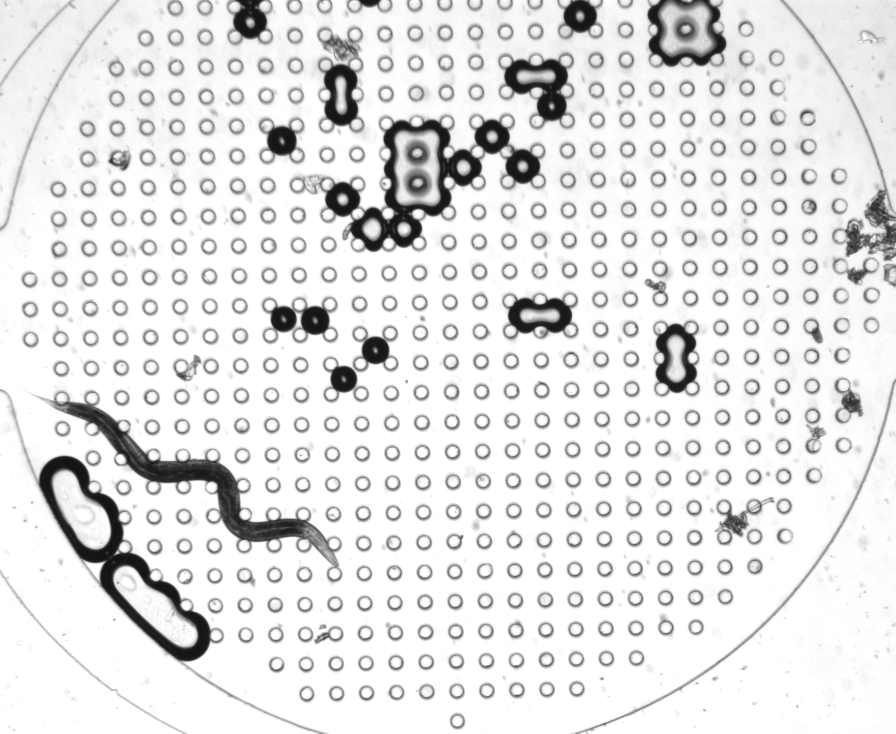
#> input picture temp_image_processing/first_frame.jpg, 2688 x 2200 px (shown at 1/3 size); its folder holds only this picture in this run
$ python -i try8.py   (imports and definitions only)
#> lines starting #> are read from the running program, lines starting #| are printed output that depends on the picture; after the words box and inside, x2 and y2 are one past the last pixel; in counts of white or black regions, pixels touching at a corner belong together
#> further down, picture is the input picture: shape (2200, 2688, 3); min 16, max 255, mean 226.8
import cv2
import numpy as np
import tkinter as tk
from tkinter import filedialog, messagebox
from sklearn.decomposition import PCA
from PIL import Image, ImageTk
from tkinter import Toplevel
from scipy.sparse import csr_matrix
from scipy.sparse.csgraph import shortest_path
from scipy.spatial import KDTree
from scipy.interpolate import CubicSpline
from shapely.geometry import LineString, Polygon
import threading

# Initialize global variables to store rotated centerline, endpoints, and slices
global_rotated_centerline = []
global_rotated_endpoints = ()
global_slices = []

# -------------------- Helper Functions -------------------- #

# [231 lines left out: functions trace_boundary, find_worm_ends, rotate_image_to_align_endpoints, find_centerline, transform_coordinates, not called in this run]

def display_results(title, image, scale=1, parent=None):
    """
    Display an image in a new Tkinter window with optional scaling.

    Parameters:
        title (str): Title for the display window.
        image (numpy.ndarray): Image to display.
        scale (int or float): Scaling factor for the display window.
        parent (Tkinter widget, optional): Parent window for modal behavior.
    """
    if image is None or image.size == 0:
        print("Empty image. Cannot display.")
        return

    # Calculate new dimensions based on the scaling factor
    height, width = image.shape[:2]
    new_dimensions = (int(width * scale), int(height * scale))
    resized_image = cv2.resize(image, new_dimensions, interpolation=cv2.INTER_LINEAR)

    # Convert BGR (OpenCV) to RGB (PIL)
    if len(resized_image.shape) == 3 and resized_image.shape[2] == 3:
        image_rgb = cv2.cvtColor(resized_image, cv2.COLOR_BGR2RGB)
    else:
        image_rgb = resized_image

    pil_image = Image.fromarray(image_rgb)
    tk_image = ImageTk.PhotoImage(pil_image)

    # Create a new top-level window
    window = Toplevel(parent)
    window.title(title)

    # Create a label to hold the image
    label = tk.Label(window, image=tk_image)
    label.image = tk_image  # Keep a reference to prevent garbage collection
    label.pack()

    # Optionally, set the window size to fit the image
    window.geometry(f"{new_dimensions[0]}x{new_dimensions[1]}")

    # Wait for a key press
    cv2.waitKey(1)
    cv2.destroyAllWindows()

# [201 lines left out: functions compute_centerline_spline, compute_tangent_normal_vectors, slice_worm, not called in this run]

# -------------------- Main Functions -------------------- #

def segment_worm(frame, parent=None):
    """
    Segment the worm from the video frame.

    Parameters:
        frame (numpy.ndarray): The video frame.
        parent (Tkinter widget, optional): Parent window for image displays.

    Returns:
        segmented_worm (numpy.ndarray): Image of the segmented worm.
    """
    print("Segmenting worm...")
    # Resize frame for consistency
    frame = cv2.resize(frame, (640, 480))
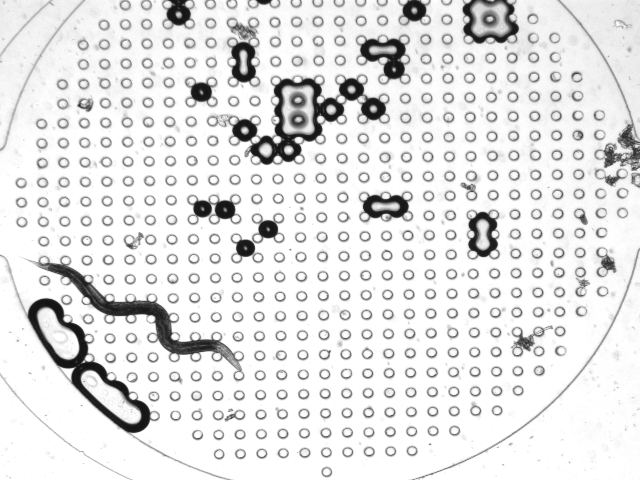
#> frame: shape (480, 640, 3); min 17, max 255, mean 226.8
    display_results("Original Frame", frame, scale=2, parent=parent)

    # Convert to grayscale
    gray = cv2.cvtColor(frame, cv2.COLOR_BGR2GRAY)
    display_results("Grayscale Image", gray, scale=2, parent=parent)

    # Enhance contrast using histogram equalization
    gray_equalized = cv2.equalizeHist(gray)
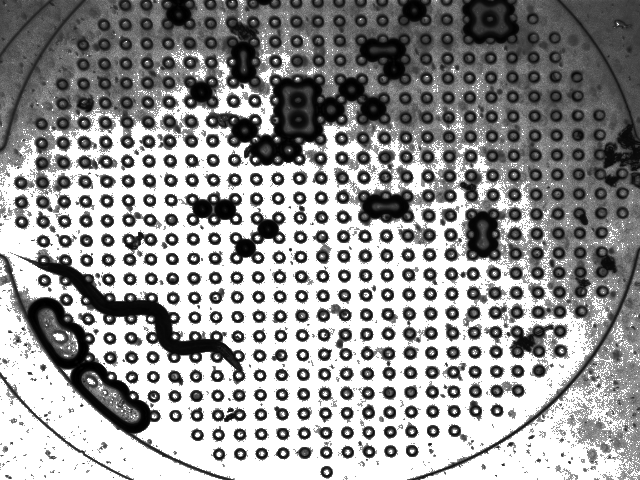
#> gray_equalized: shape (480, 640); min 0, max 255, mean 147.9
    display_results("Contrast Enhanced Image", gray_equalized, scale=2, parent=parent)

    # Apply Gaussian Blur to reduce noise
    blurred = cv2.GaussianBlur(gray_equalized, (5, 5), 0)
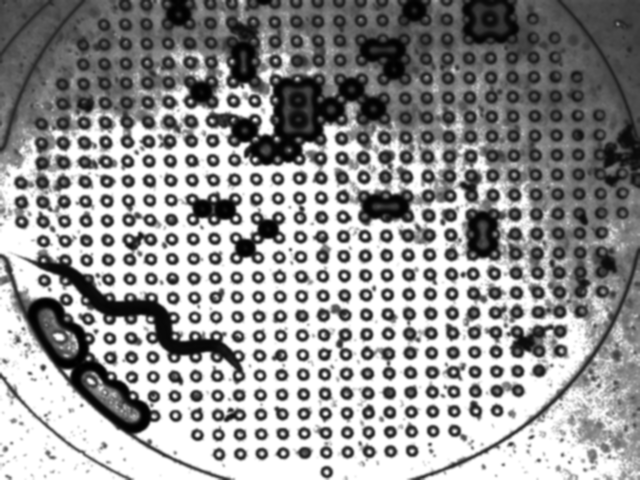
#> blurred: shape (480, 640); min 0, max 255, mean 147.9
    display_results("Blurred Image", blurred, scale=2, parent=parent)

    # Apply adaptive thresholding to create binary image
    block_size = 15  # Must be odd number >=3
    C = 3           # Constant subtracted from the mean
    binary = cv2.adaptiveThreshold(
        blurred, 255, cv2.ADAPTIVE_THRESH_GAUSSIAN_C,
        cv2.THRESH_BINARY_INV, block_size, C)
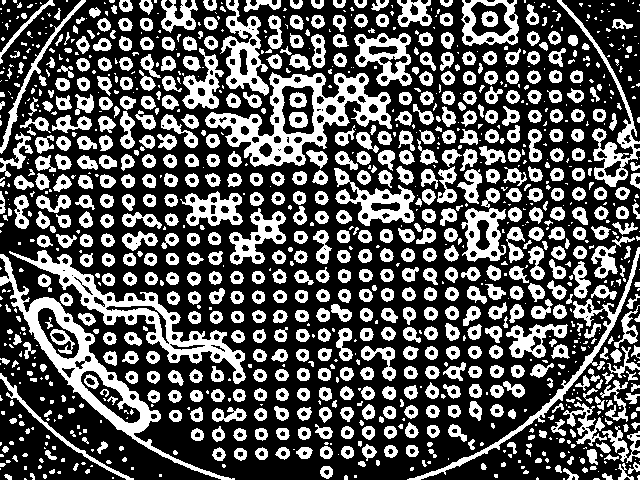
#> binary: shape (480, 640); 35.4% white; 1166 white regions (533 under 20 px), largest, box (x1, y1, x2, y2) and area: (205, 72, 392, 167) 5608, (0, 254, 235, 480) 5057, (9, 250, 246, 384) 4604
    display_results("Binary Image", binary, scale=2, parent=parent)
#> in display_results (call 5), `resized_image = cv2.resize(image, new_dimensions, interpolation=cv2.IN..`:
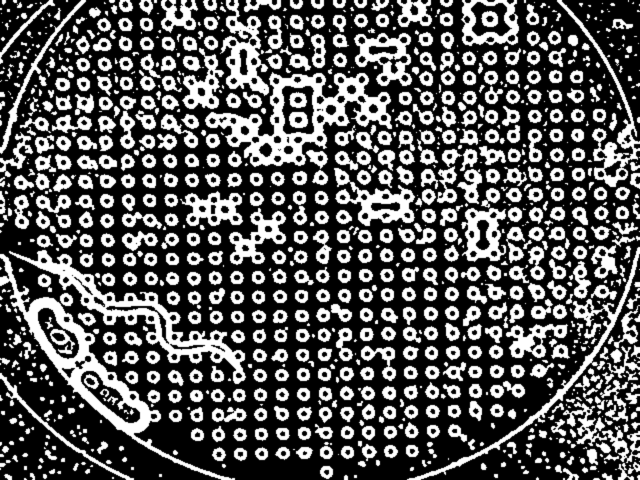
#> resized_image: shape (960, 1280) (shown at 1/2 size); min 0, max 255, mean 90.1

    # Morphological operations to remove small noise and fill holes
    kernel = cv2.getStructuringElement(cv2.MORPH_ELLIPSE, (3, 3))
    opened = cv2.morphologyEx(binary, cv2.MORPH_OPEN, kernel, iterations=2)
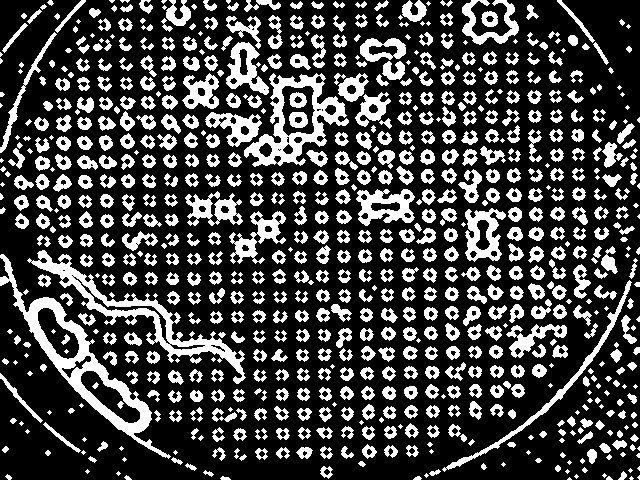
#> opened: shape (480, 640); 27.4% white; 793 white regions (163 under 20 px)
    display_results("Morphologically Cleaned Image", opened, scale=2, parent=parent)

    # Find contours using OpenCV
    contours, hierarchy = cv2.findContours(
        opened, cv2.RETR_EXTERNAL, cv2.CHAIN_APPROX_SIMPLE)
#> contours = 786 contours, 231 with area under 20; largest, box (x1, y1, x2, y2) and area: (0, 254, 171, 459) 6532, (244, 73, 349, 167) 4652, (27, 250, 246, 384) 4030, (356, 189, 415, 226) 1411, (465, 208, 506, 262) 1381
    print(f"Total Contours Found: {len(contours)}")
#| Total Contours Found: 786

    if not contours:
        messagebox.showerror("Error", "No contours found.")
        return None

    # Filter contours based on length and elongation
    worm_contour = None
    max_length = 0
    for idx, cnt in enumerate(contours):
        length = cv2.arcLength(cnt, closed=False)
        x_cnt, y_cnt, w_cnt, h_cnt = cv2.boundingRect(cnt)
        aspect_ratio = float(h_cnt) / w_cnt if w_cnt != 0 else 0

        print(f"Contour {idx+1}: Length={length:.2f}, Aspect Ratio={aspect_ratio:.2f}")

        if length > max_length and aspect_ratio > 0.5:
            max_length = length
            worm_contour = cnt
#> this loop made 786 passes
#> (length, x_cnt, y_cnt, w_cnt, h_cnt, aspect_ratio, max_length, worm_contour) on pass 1: (6.83, 567, 477, 5, 3, 0.6, 6.83, [[569, 477], [567, 479], [571, 479]])
#> (length, x_cnt, y_cnt, w_cnt, h_cnt, aspect_ratio, max_length) on passes 2, 3, 7, 12, 14, 16: (7.66, 629, 476, 5, 4, 0.8, 7.66), (14.07, 606, 476, 7, 4, 0.571, 14.07), (15.9, 124, 475, 8, 5, 0.625, 15.9), (21.31, 618, 471, 9, 9, 1, 21.31), (23.8, 203, 470, 11, 7, 0.636, 23.8), (25.8, 429, 469, 12, 7, 0.583, 25.8)
#| Contour 1: Length=6.83, Aspect Ratio=0.60
#| Contour 2: Length=7.66, Aspect Ratio=0.80
#| Contour 3: Length=14.07, Aspect Ratio=0.57
#| Contour 4: Length=16.49, Aspect Ratio=0.44
#| Contour 5: Length=21.49, Aspect Ratio=0.36
#| Contour 6: Length=5.66, Aspect Ratio=1.67
#| Contour 7: Length=15.90, Aspect Ratio=0.62
#| Contour 8: Length=8.49, Aspect Ratio=1.00
#> (further printed lines are left out)
#> after the loop, max_length = 1034.4; worm_contour = contour of 401 points, box (x1, y1, x2, y2) (27, 250, 246, 384), area 4030

    if worm_contour is None:
        messagebox.showerror("Error", "Worm contour could not be detected.")
        return None

    print(f"Selected Worm Contour Length: {max_length:.2f}")

    # Create mask from the worm contour
    worm_mask = np.zeros_like(gray)
    cv2.drawContours(worm_mask, [worm_contour], -1, 255, -1)
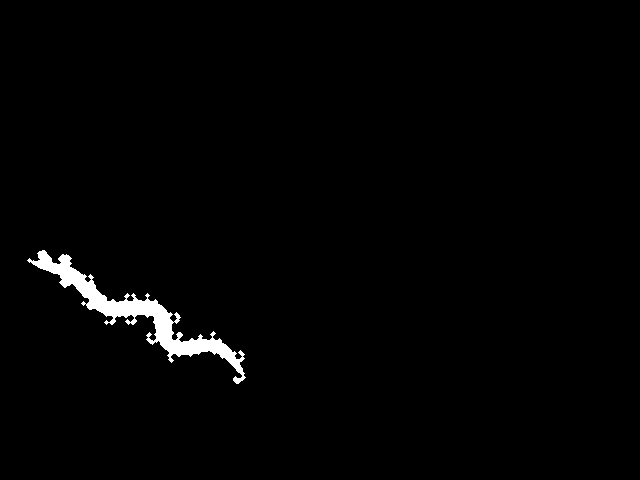
#> worm_mask: shape (480, 640); 1.4% white; 1 white region, box (x1, y1, x2, y2) and area: (27, 250, 246, 384) 4435
    display_results("Worm Mask", worm_mask, scale=2, parent=parent)

    # Apply the mask to extract the worm
    segmented_worm = cv2.bitwise_and(frame, frame, mask=worm_mask)
    display_results("Segmented Worm", segmented_worm, scale=2, parent=parent)

    # Get the bounding rectangle of the worm contour
    x, y, w, h = cv2.boundingRect(worm_contour)
    x, y = max(x, 0), max(y, 0)
    x_end, y_end = min(x + w, frame.shape[1]), min(y + h, frame.shape[0])

    # Crop the segmented worm image to the bounding rectangle
    cropped_worm = segmented_worm[y:y_end, x:x_end]
    display_results("Cropped Worm", cropped_worm, scale=2, parent=parent)

    return cropped_worm

# [269 lines left out: functions straighten_worm, process_video, display_result, display_result_slices, load_video, main, not called in this run]

# [2 lines not run here, left out]

>>> import cv2
>>> picture = cv2.imread('first_frame.jpg')
>>> result = segment_worm(picture)

$ run again, on temp_image_processing/Worm1.png
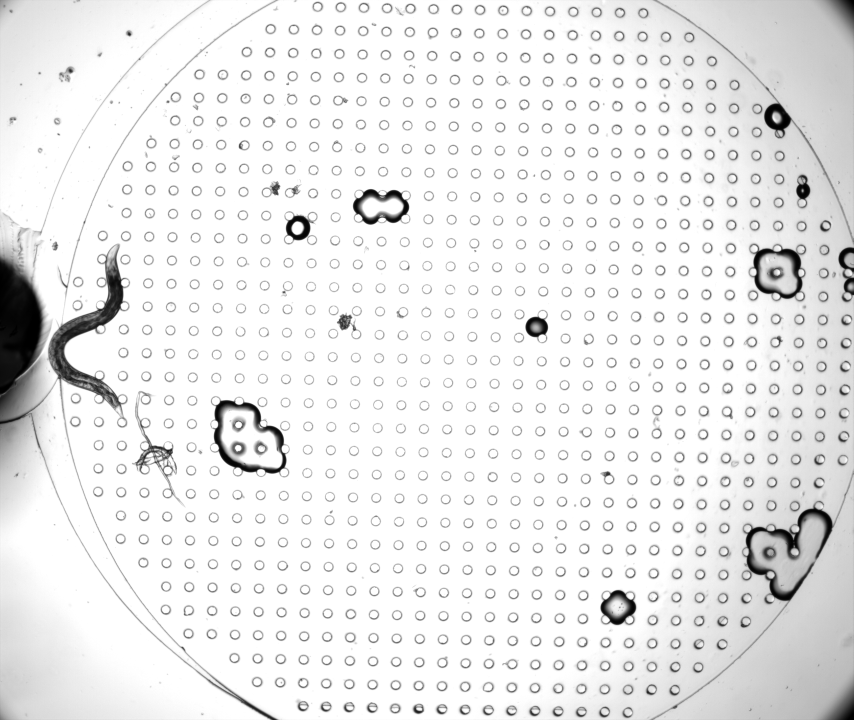
#> input picture temp_image_processing/Worm1.png, 2560 x 2160 px (shown at 1/3 size)
#> picture is the input picture: shape (2160, 2560, 3); min 0, max 255, mean 234.7
#> resized_image: shape (960, 1280)
#> in segment_worm, `binary = cv2.adaptiveThreshold( blurred, 255, cv2.ADAPTIVE_THRESH_GAUS..`:
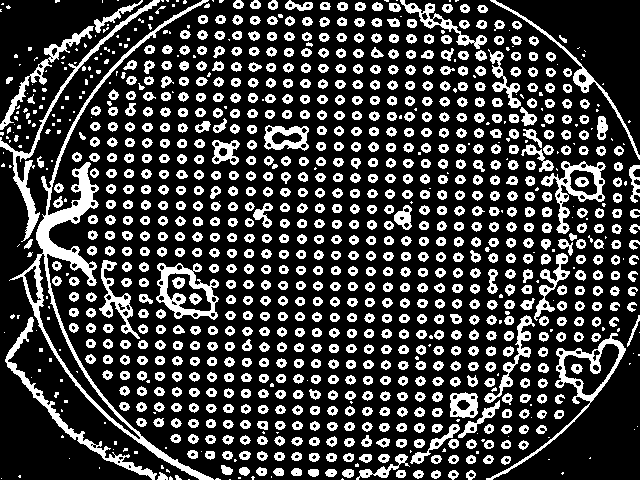
#> binary: shape (480, 640); 24.8% white; 1048 white regions (242 under 20 px), largest, box (x1, y1, x2, y2) and area: (9, 0, 214, 480) 5523, (0, 0, 160, 242) 1696, (5, 317, 157, 480) 1575
#> opened: shape (480, 640); 8% white; 682 white regions (430 under 20 px)
#> contours = 682 contours, 514 with area under 20; largest, box (x1, y1, x2, y2) and area: (36, 162, 94, 280) 1693, (160, 267, 214, 316) 774, (264, 126, 307, 150) 695, (13, 175, 39, 239) 435, (450, 392, 478, 418) 430
#| Total Contours Found: 682
#> the loop in segment_worm, `for idx, cnt in enumerate(contours):` made 682 passes
#> (length, x_cnt, y_cnt, w_cnt, h_cnt, aspect_ratio, max_length, worm_contour) on pass 1: (6.83, 176, 477, 5, 3, 0.6, 6.83, [[178, 477], [176, 479], [180, 479]])
#> (printed output is left out)
#> after the loop in segment_worm, `for idx, cnt in enumerate(contours):`: max_length = 379.1; worm_contour = contour of 158 points, box (x1, y1, x2, y2) (36, 162, 94, 280), area 1693
#> in segment_worm, `cv2.drawContours(worm_mask, [worm_contour], -1, 255, -1)`:
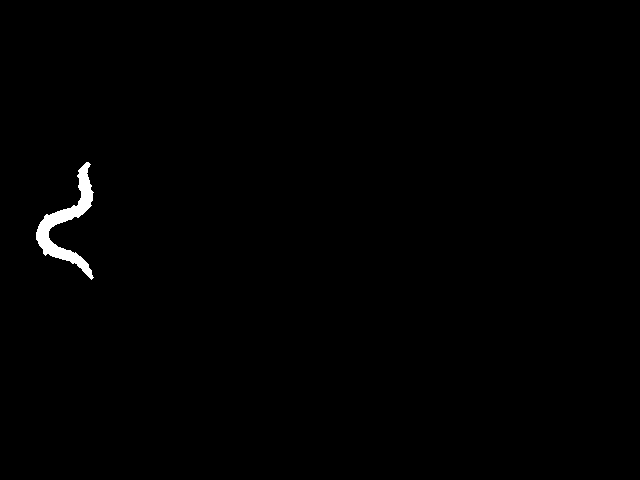
#> worm_mask: shape (480, 640); 0.6% white; 1 white region, box (x1, y1, x2, y2) and area: (36, 162, 94, 280) 1851

$ run again, on temp_image_processing/Worm3.png
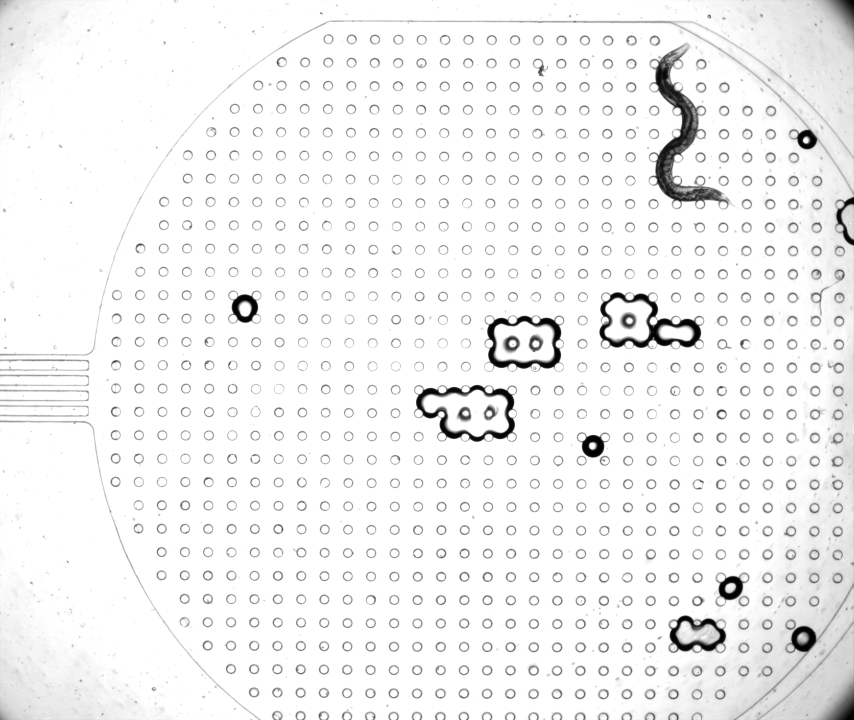
#> input picture temp_image_processing/Worm3.png, 2560 x 2160 px (shown at 1/3 size)
#> picture is the input picture: shape (2160, 2560, 3); min 0, max 255, mean 242.2
#> resized_image: shape (960, 1280)
#> in segment_worm, `binary = cv2.adaptiveThreshold( blurred, 255, cv2.ADAPTIVE_THRESH_GAUS..`:
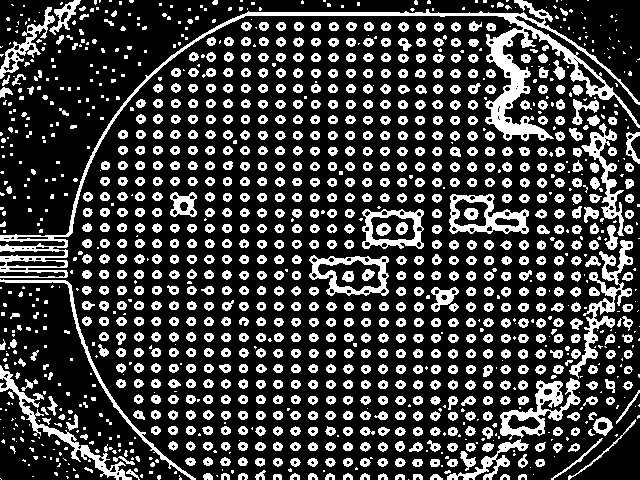
#> binary: shape (480, 640); 24.9% white; 1337 white regions (527 under 20 px), largest, box (x1, y1, x2, y2) and area: (0, 0, 640, 278) 7998, (569, 240, 633, 379) 1775, (500, 378, 581, 440) 1622
#> opened: shape (480, 640); 8.3% white; 691 white regions (365 under 20 px)
#> contours = 691 contours, 509 with area under 20; largest, box (x1, y1, x2, y2) and area: (490, 28, 550, 138) 1793, (500, 381, 563, 436) 890, (449, 200, 526, 232) 836, (502, 13, 583, 66) 484, (365, 212, 421, 246) 404
#| Total Contours Found: 691
#> the loop in segment_worm, `for idx, cnt in enumerate(contours):` made 691 passes
#> (length, x_cnt, y_cnt, w_cnt, h_cnt, aspect_ratio, max_length, worm_contour) on passes 1, 4: (8.24, 190, 476, 6, 4, 0.667, 8.24, [[192, 476], [190, 478], [191, 479], [195, 479]]), (8.49, 400, 474, 5, 5, 1, 8.49, [[402, 474], [400, 476], [402, 478], [404, 476]])
#> (printed output is left out)
#> after the loop in segment_worm, `for idx, cnt in enumerate(contours):`: max_length = 399; worm_contour = contour of 163 points, box (x1, y1, x2, y2) (490, 28, 550, 138), area 1793
#> in segment_worm, `cv2.drawContours(worm_mask, [worm_contour], -1, 255, -1)`:
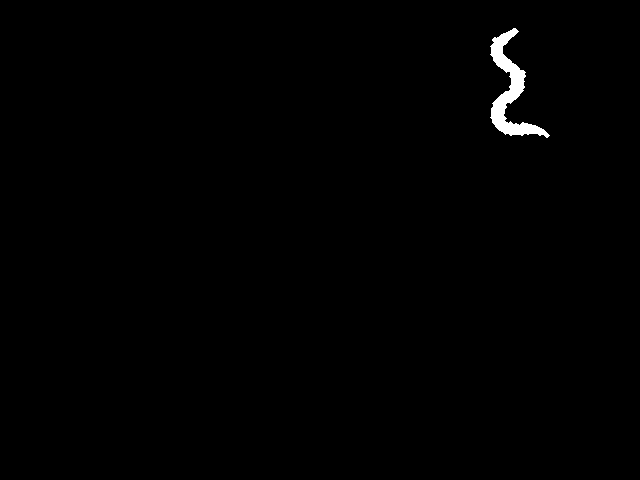
#> worm_mask: shape (480, 640); 0.64% white; 1 white region, box (x1, y1, x2, y2) and area: (490, 28, 550, 138) 1956
